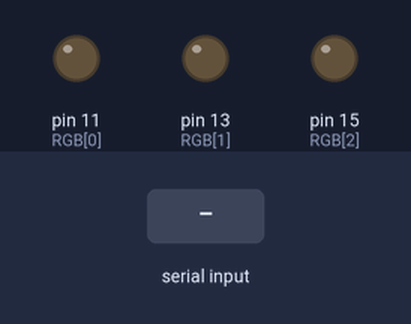
This program was run on a simulated Raspberry Pi (header pin numbers). Parts: output pins drawn as LEDs (lit = HIGH). The inputs (shaded band) are chosen by the test bench. What the program prints to the terminal is not drawn.

Above: at 1.2 s.
1.3 s: "r" typed at the terminal, then Enter
At 2.0 s:
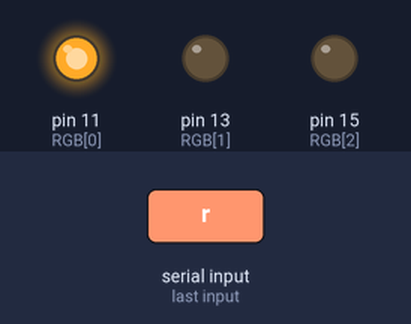
2.8 s: "g" typed at the terminal, then Enter
At 3.1 s:
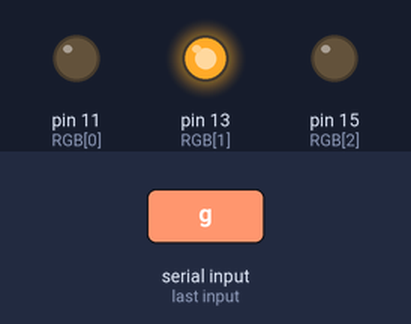
4.3 s: "b" typed at the terminal, then Enter
At 5.4 s:
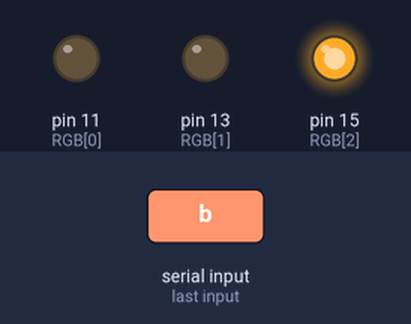
Timing chart, 0 to 7.3 s (numbered marks = the images above; inputs shaded):
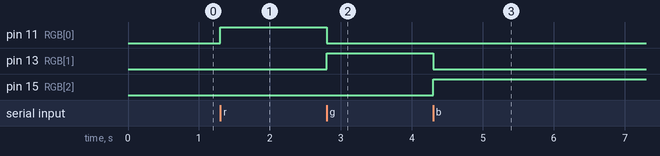

Measured:
- after the input at 1.3 s, pin 11 (RGB[0]): LOW → HIGH at once
- after the input at 2.8 s, pin 11 (RGB[0]): HIGH → LOW at once; pin 13 (RGB[1]): LOW → HIGH at once
- after the input at 4.3 s, pin 13 (RGB[1]): HIGH → LOW at once; pin 15 (RGB[2]): LOW → HIGH at once

The program:

ledinput.py
```python
import RPi.GPIO as GPIO
import time

GPIO.setmode(GPIO.BOARD)
GPIO.setwarnings(False)

RGB = [11, 13, 15]

GPIO.setup(RGB, GPIO.OUT, initial=GPIO.LOW)

while 1:

    a= input('r, g, b 중 하나를 선택하세요')
    GPIO.output(RGB, GPIO.LOW)

    if (a == 'r'):
        GPIO.output(RGB[0], GPIO.HIGH)
        time.sleep(1)
    elif (a == 'g'):
        GPIO.output(RGB[1], GPIO.HIGH)
        time.sleep(1)
    elif (a == 'b'):
        GPIO.output(RGB[2], GPIO.HIGH)
        time.sleep(1)
    else:
        GPIO.output(RGB, GPIO.LOW)
        time.sleep(1)

# print('LED Test Start')
# # for i in range(11,17,2):
# for i in RGB:
#     GPIO.output(i, GPIO.HIGH)
#     time.sleep(1)
#     GPIO.output(i, GPIO.LOW)
#     time.sleep(1)


print('Test End')
```
